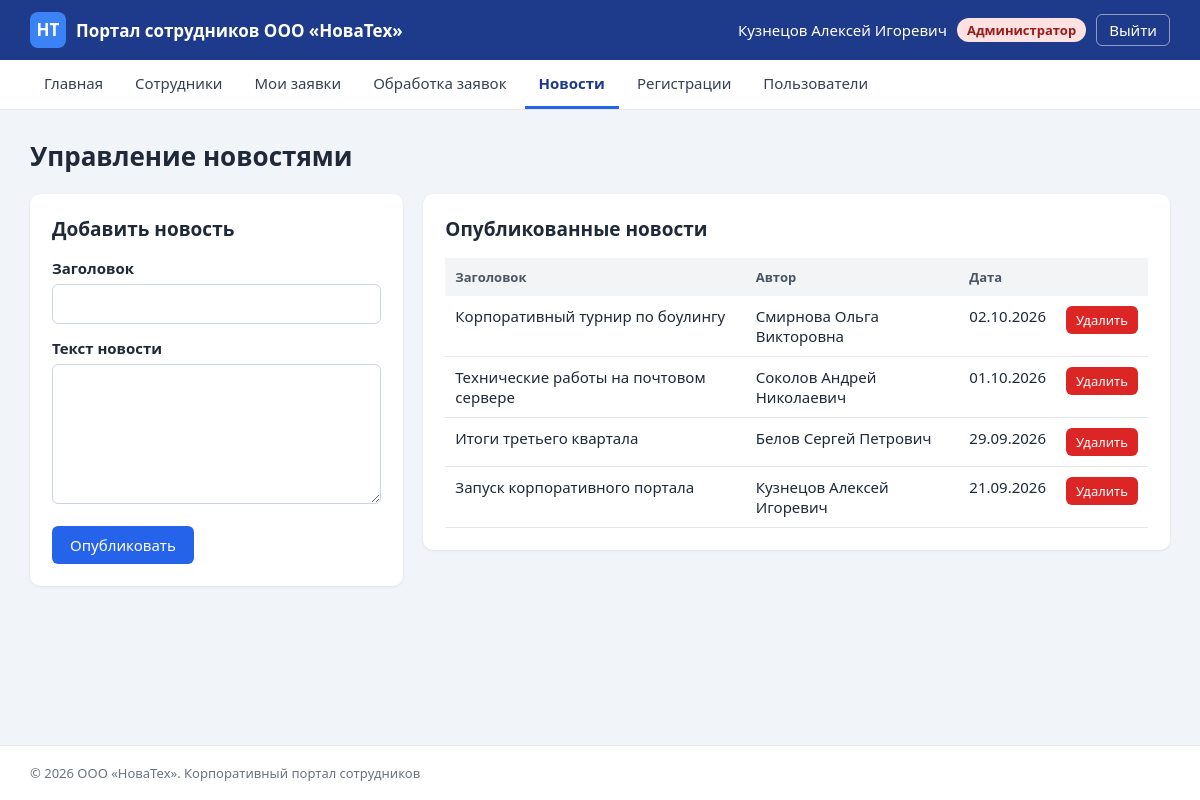
Screenshot of /admin/news.php (signed in) with the database file from the repository.
### tables this page shows
CREATE TABLE news (
    id INT AUTO_INCREMENT PRIMARY KEY,
    title VARCHAR(200) NOT NULL,
    content TEXT NOT NULL,
    author_id INT,
    created_at TIMESTAMP DEFAULT CURRENT_TIMESTAMP,
    FOREIGN KEY (author_id) REFERENCES users(id) ON DELETE SET NULL
);

CREATE TABLE users (
    id INT AUTO_INCREMENT PRIMARY KEY,
    login VARCHAR(50) NOT NULL UNIQUE,
    password VARCHAR(255) NOT NULL,
    full_name VARCHAR(150) NOT NULL,
    position VARCHAR(100),
    department VARCHAR(100),
    email VARCHAR(100),
    phone VARCHAR(30),
    role ENUM('admin', 'manager', 'employee') NOT NULL DEFAULT 'employee',
    is_approved TINYINT(1) NOT NULL DEFAULT 0,
    created_at TIMESTAMP DEFAULT CURRENT_TIMESTAMP
);

### includes/functions.php (called while the page is built, shortened)
<?php
function e($text)
{
    return htmlspecialchars($text ?? '', ENT_QUOTES, 'UTF-8');
}
function format_date($date)
{
    return $date ? date('d.m.Y', strtotime($date)) : '—';
}

### admin/news.php (the view, shortened to what this page needs)
<?php
require '../includes/config.php';
require '../includes/functions.php';
$news = $pdo->query('SELECT news.*, users.full_name AS author
                     FROM news LEFT JOIN users ON news.author_id = users.id
                     ORDER BY news.created_at DESC')->fetchAll();
include '../includes/header.php';
?>
<h1>Управление новостями</h1>
<div class="columns">
    <div class="card">
        <h2>Добавить новость</h2>
        <form method="post">
            <label for="title">Заголовок</label>
            <input type="text" id="title" name="title" required>
            <label for="content">Текст новости</label>
            <textarea id="content" name="content" rows="6" required></textarea>
            <button type="submit" class="btn">Опубликовать</button>
        </form>
    </div>
    <div class="card">
        <h2>Опубликованные новости</h2>
        <table>
            <tr>
                <th>Заголовок</th>
                <th>Автор</th>
                <th>Дата</th>
                <th></th>
            </tr>
            <?php foreach ($news as $item): ?>
                <tr>
                    <td><?= e($item['title']) ?></td>
                    <td><?= e($item['author']) ?></td>
                    <td><?= format_date($item['created_at']) ?></td>
                    <td>
                        <form method="post" class="inline" onsubmit="return confirm('Удалить новость?')">
                            <button class="btn btn-small btn-red">Удалить</button>
                        </form>
                    </td>
                </tr>
            <?php endforeach; ?>
        </table>
    </div>
</div>
<?php include '../includes/footer.php'; ?>

### style/style.css (style rules this page uses)
* { box-sizing: border-box; }
html { height: 100%; }
body { min-height: 100vh; display: flex; flex-direction: column; margin: 0; font-family: "Segoe UI", Arial, sans-serif; font-size: 15px; color: #1f2937; background: #f1f4f9; }
h1 { font-size: 26px; margin: 0 0 20px; }
h2 { font-size: 19px; margin: 0 0 16px; }
.card { background: #fff; border-radius: 10px; padding: 22px; margin-bottom: 20px; box-shadow: 0 1px 3px rgba(0, 0, 0, 0.08); }
.columns { display: grid; grid-template-columns: 1fr 2fr; gap: 20px; align-items: start; }
table { width: 100%; border-collapse: collapse; }
th { text-align: left; background: #f3f4f6; color: #4b5563; font-size: 13px; padding: 10px; }
td { padding: 10px; border-bottom: 1px solid #e5e7eb; vertical-align: top; }
label { display: block; font-weight: 600; margin: 14px 0 6px; }
input[type=text], input[type=password], input[type=email], input[type=date], select, textarea { width: 100%; padding: 9px 11px; border: 1px solid #cbd5e1; border-radius: 6px; font-family: inherit; font-size: 15px; }
form .btn { margin-top: 18px; }
form.inline { display: inline; }
form.inline .btn { margin-top: 0; }
.btn { display: inline-block; padding: 9px 18px; border: none; border-radius: 6px; background: #2563eb; color: #fff; font-size: 15px; font-family: inherit; cursor: pointer; }
.btn-red { background: #dc2626; }
.btn-small { padding: 5px 10px; font-size: 13px; }

### rows the page displays
news: title "Корпоративный турнир по боулингу", author.full_name "Смирнова Ольга Викторовна", created_at "02.10.2026"
news: title "Технические работы на почтовом сервере", author.full_name "Соколов Андрей Николаевич", created_at "01.10.2026"
news: title "Итоги третьего квартала", author.full_name "Белов Сергей Петрович", created_at "29.09.2026"
news: title "Запуск корпоративного портала", author.full_name "Кузнецов Алексей Игоревич", created_at "21.09.2026"

### other values shown
$_SESSION['full_name'] "Кузнецов Алексей Игоревич"
$role_names[$_SESSION['role']] "Администратор"
$title "Главная Сотрудники Мои заявки Обработка заявок Новости Регистрации Пользователи"
